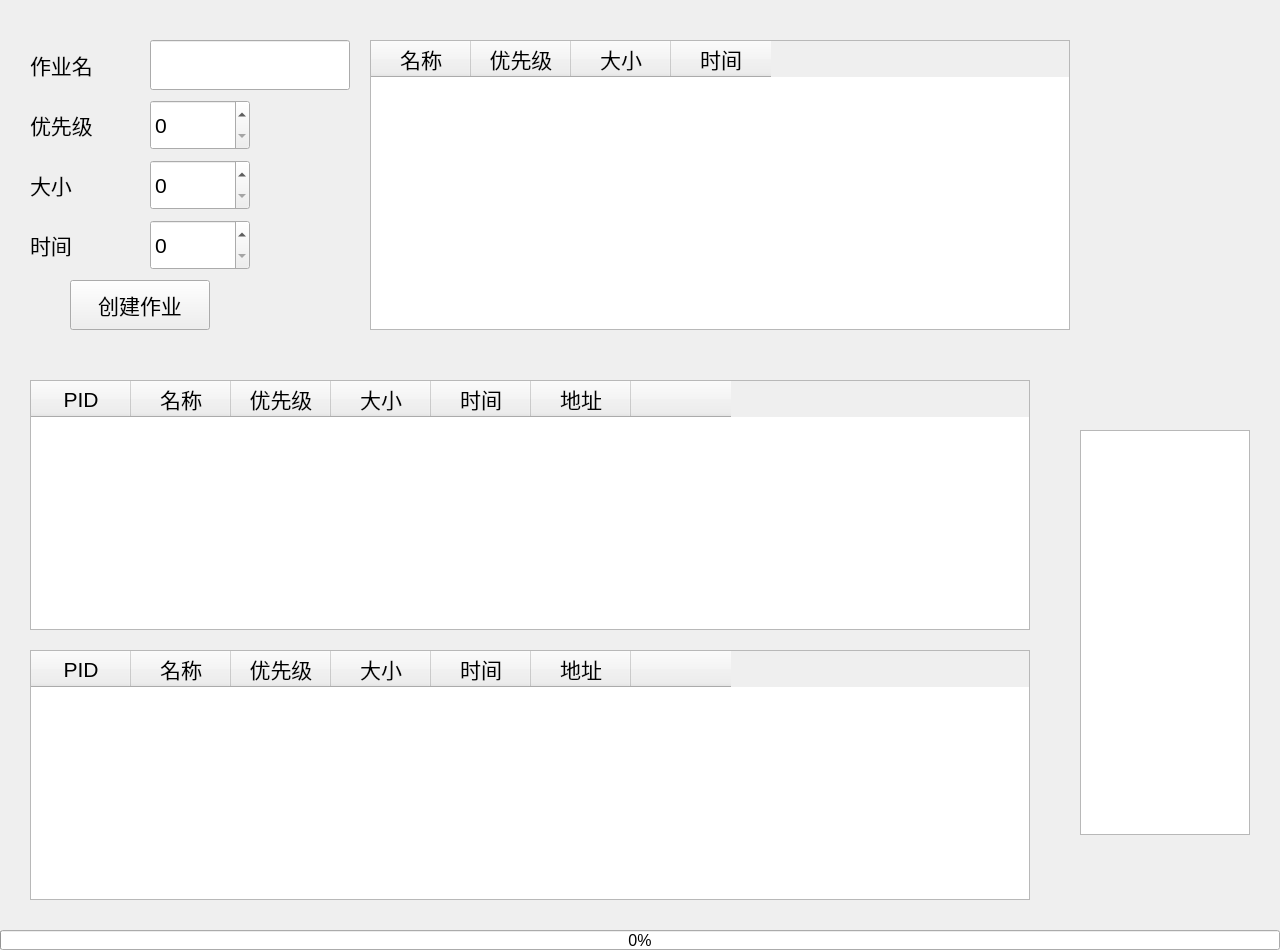
<?xml version="1.0" encoding="UTF-8"?>
<ui version="4.0">
 <class>Widget</class>
 <widget class="QWidget" name="Widget">
  <property name="geometry">
   <rect>
    <x>0</x>
    <y>0</y>
    <width>1280</width>
    <height>950</height>
   </rect>
  </property>
  <property name="minimumSize">
   <size>
    <width>1280</width>
    <height>950</height>
   </size>
  </property>
  <property name="maximumSize">
   <size>
    <width>1280</width>
    <height>950</height>
   </size>
  </property>
  <property name="font">
   <font>
    <family>Arial</family>
    <pointsize>16</pointsize>
   </font>
  </property>
  <property name="windowTitle">
   <string>Widget</string>
  </property>
  <widget class="QPushButton" name="createTask">
   <property name="geometry">
    <rect>
     <x>70</x>
     <y>280</y>
     <width>140</width>
     <height>50</height>
    </rect>
   </property>
   <property name="styleSheet">
    <string notr="true"/>
   </property>
   <property name="text">
    <string>创建作业</string>
   </property>
  </widget>
  <widget class="QLineEdit" name="name">
   <property name="geometry">
    <rect>
     <x>150</x>
     <y>40</y>
     <width>200</width>
     <height>50</height>
    </rect>
   </property>
   <property name="styleSheet">
    <string notr="true"/>
   </property>
  </widget>
  <widget class="QSpinBox" name="priority">
   <property name="geometry">
    <rect>
     <x>150</x>
     <y>100</y>
     <width>100</width>
     <height>50</height>
    </rect>
   </property>
   <property name="font">
    <font>
     <family>Arial</family>
     <pointsize>16</pointsize>
    </font>
   </property>
  </widget>
  <widget class="QSpinBox" name="time">
   <property name="geometry">
    <rect>
     <x>150</x>
     <y>220</y>
     <width>100</width>
     <height>50</height>
    </rect>
   </property>
   <property name="font">
    <font>
     <family>Arial</family>
     <pointsize>16</pointsize>
    </font>
   </property>
  </widget>
  <widget class="QSpinBox" name="size">
   <property name="geometry">
    <rect>
     <x>150</x>
     <y>160</y>
     <width>100</width>
     <height>50</height>
    </rect>
   </property>
  </widget>
  <widget class="QLabel" name="label">
   <property name="geometry">
    <rect>
     <x>30</x>
     <y>40</y>
     <width>100</width>
     <height>50</height>
    </rect>
   </property>
   <property name="text">
    <string>作业名</string>
   </property>
  </widget>
  <widget class="QLabel" name="label_2">
   <property name="geometry">
    <rect>
     <x>30</x>
     <y>100</y>
     <width>100</width>
     <height>50</height>
    </rect>
   </property>
   <property name="text">
    <string>优先级</string>
   </property>
  </widget>
  <widget class="QLabel" name="label_3">
   <property name="geometry">
    <rect>
     <x>30</x>
     <y>160</y>
     <width>100</width>
     <height>50</height>
    </rect>
   </property>
   <property name="text">
    <string>大小</string>
   </property>
  </widget>
  <widget class="QLabel" name="label_4">
   <property name="geometry">
    <rect>
     <x>30</x>
     <y>220</y>
     <width>100</width>
     <height>50</height>
    </rect>
   </property>
   <property name="text">
    <string>时间</string>
   </property>
  </widget>
  <widget class="QTableWidget" name="task_table">
   <property name="geometry">
    <rect>
     <x>370</x>
     <y>40</y>
     <width>700</width>
     <height>290</height>
    </rect>
   </property>
   <column>
    <property name="text">
     <string>名称</string>
    </property>
   </column>
   <column>
    <property name="text">
     <string>优先级</string>
    </property>
   </column>
   <column>
    <property name="text">
     <string>大小</string>
    </property>
   </column>
   <column>
    <property name="text">
     <string>时间</string>
    </property>
   </column>
  </widget>
  <widget class="QProgressBar" name="progressBar">
   <property name="geometry">
    <rect>
     <x>0</x>
     <y>930</y>
     <width>1280</width>
     <height>20</height>
    </rect>
   </property>
   <property name="font">
    <font>
     <pointsize>12</pointsize>
    </font>
   </property>
   <property name="value">
    <number>0</number>
   </property>
  </widget>
  <widget class="QGraphicsView" name="memory">
   <property name="geometry">
    <rect>
     <x>1080</x>
     <y>430</y>
     <width>170</width>
     <height>405</height>
    </rect>
   </property>
  </widget>
  <widget class="QTableWidget" name="proc_table">
   <property name="geometry">
    <rect>
     <x>30</x>
     <y>380</y>
     <width>1000</width>
     <height>250</height>
    </rect>
   </property>
   <column>
    <property name="text">
     <string>PID</string>
    </property>
   </column>
   <column>
    <property name="text">
     <string>名称</string>
    </property>
   </column>
   <column>
    <property name="text">
     <string>优先级</string>
    </property>
   </column>
   <column>
    <property name="text">
     <string>大小</string>
    </property>
   </column>
   <column>
    <property name="text">
     <string>时间</string>
    </property>
   </column>
   <column>
    <property name="text">
     <string>地址</string>
    </property>
   </column>
   <column>
    <property name="text">
     <string/>
    </property>
   </column>
  </widget>
  <widget class="QTableWidget" name="hang_table">
   <property name="geometry">
    <rect>
     <x>30</x>
     <y>650</y>
     <width>1000</width>
     <height>250</height>
    </rect>
   </property>
   <column>
    <property name="text">
     <string>PID</string>
    </property>
   </column>
   <column>
    <property name="text">
     <string>名称</string>
    </property>
   </column>
   <column>
    <property name="text">
     <string>优先级</string>
    </property>
   </column>
   <column>
    <property name="text">
     <string>大小</string>
    </property>
   </column>
   <column>
    <property name="text">
     <string>时间</string>
    </property>
   </column>
   <column>
    <property name="text">
     <string>地址</string>
    </property>
   </column>
   <column>
    <property name="text">
     <string/>
    </property>
   </column>
  </widget>
 </widget>
 <resources/>
 <connections/>
</ui>
